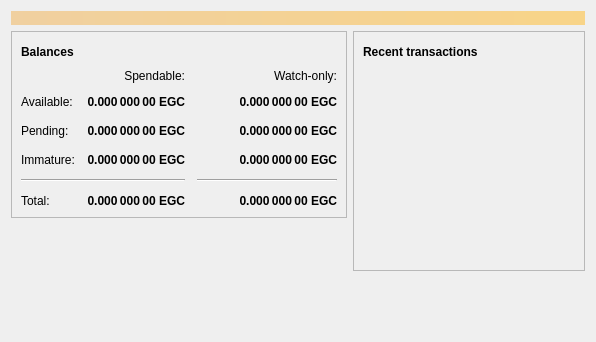
<?xml version="1.0" encoding="UTF-8"?>
<ui version="4.0">
 <class>OverviewPage</class>
 <widget class="QWidget" name="OverviewPage">
  <property name="geometry">
   <rect>
    <x>0</x>
    <y>0</y>
    <width>596</width>
    <height>342</height>
   </rect>
  </property>
  <property name="windowTitle">
   <string>Form</string>
  </property>
  <layout class="QVBoxLayout" name="topLayout">
   <item>
    <widget class="QLabel" name="labelAlerts">
     <property name="visible">
      <bool>false</bool>
     </property>
     <property name="styleSheet">
      <string notr="true">QLabel { background-color: qlineargradient(x1: 0, y1: 0, x2: 1, y2: 0, stop:0 #F0D0A0, stop:1 #F8D488); color:#000000; }</string>
     </property>
     <property name="wordWrap">
      <bool>true</bool>
     </property>
     <property name="margin">
      <number>3</number>
     </property>
     <property name="textInteractionFlags">
      <set>Qt::TextSelectableByMouse</set>
     </property>
    </widget>
   </item>
   <item>
    <layout class="QHBoxLayout" name="horizontalLayout" stretch="1,1">
     <item>
      <layout class="QVBoxLayout" name="verticalLayout_2">
       <item>
        <widget class="QFrame" name="frame">
         <property name="frameShape">
          <enum>QFrame::StyledPanel</enum>
         </property>
         <property name="frameShadow">
          <enum>QFrame::Raised</enum>
         </property>
         <layout class="QVBoxLayout" name="verticalLayout_4">
          <item>
           <layout class="QHBoxLayout" name="horizontalLayout_4">
            <item>
             <widget class="QLabel" name="label_5">
              <property name="font">
               <font>
                <weight>75</weight>
                <bold>true</bold>
               </font>
              </property>
              <property name="text">
               <string>Balances</string>
              </property>
             </widget>
            </item>
            <item>
             <widget class="QPushButton" name="labelWalletStatus">
              <property name="enabled">
               <bool>true</bool>
              </property>
              <property name="maximumSize">
               <size>
                <width>30</width>
                <height>16777215</height>
               </size>
              </property>
              <property name="toolTip">
               <string>The displayed information may be out of date. Your wallet automatically synchronizes with the Egoldchain network after a connection is established, but this process has not completed yet.</string>
              </property>
              <property name="text">
               <string/>
              </property>
              <property name="icon">
               <iconset resource="../bitcoin.qrc">
                <normaloff>:/icons/warning</normaloff>
                <disabledoff>:/icons/warning</disabledoff>:/icons/warning</iconset>
              </property>
              <property name="iconSize">
               <size>
                <width>24</width>
                <height>24</height>
               </size>
              </property>
              <property name="flat">
               <bool>true</bool>
              </property>
             </widget>
            </item>
            <item>
             <spacer name="horizontalSpacer_3">
              <property name="orientation">
               <enum>Qt::Horizontal</enum>
              </property>
              <property name="sizeHint" stdset="0">
               <size>
                <width>40</width>
                <height>20</height>
               </size>
              </property>
             </spacer>
            </item>
           </layout>
          </item>
          <item>
           <layout class="QGridLayout" name="gridLayout">
            <property name="spacing">
             <number>12</number>
            </property>
            <item row="2" column="2">
             <widget class="QLabel" name="labelWatchPending">
              <property name="font">
               <font>
                <weight>75</weight>
                <bold>true</bold>
               </font>
              </property>
              <property name="cursor">
               <cursorShape>IBeamCursor</cursorShape>
              </property>
              <property name="toolTip">
               <string>Unconfirmed transactions to watch-only addresses</string>
              </property>
              <property name="text">
               <string notr="true">0.000 000 00 EGC</string>
              </property>
              <property name="alignment">
               <set>Qt::AlignRight|Qt::AlignTrailing|Qt::AlignVCenter</set>
              </property>
              <property name="textInteractionFlags">
               <set>Qt::LinksAccessibleByMouse|Qt::TextSelectableByKeyboard|Qt::TextSelectableByMouse</set>
              </property>
             </widget>
            </item>
            <item row="2" column="1">
             <widget class="QLabel" name="labelUnconfirmed">
              <property name="font">
               <font>
                <weight>75</weight>
                <bold>true</bold>
               </font>
              </property>
              <property name="cursor">
               <cursorShape>IBeamCursor</cursorShape>
              </property>
              <property name="toolTip">
               <string>Total of transactions that have yet to be confirmed, and do not yet count toward the spendable balance</string>
              </property>
              <property name="text">
               <string notr="true">0.000 000 00 EGC</string>
              </property>
              <property name="alignment">
               <set>Qt::AlignRight|Qt::AlignTrailing|Qt::AlignVCenter</set>
              </property>
              <property name="textInteractionFlags">
               <set>Qt::LinksAccessibleByMouse|Qt::TextSelectableByKeyboard|Qt::TextSelectableByMouse</set>
              </property>
             </widget>
            </item>
            <item row="3" column="2">
             <widget class="QLabel" name="labelWatchImmature">
              <property name="font">
               <font>
                <weight>75</weight>
                <bold>true</bold>
               </font>
              </property>
              <property name="cursor">
               <cursorShape>IBeamCursor</cursorShape>
              </property>
              <property name="toolTip">
               <string>Mined balance in watch-only addresses that has not yet matured</string>
              </property>
              <property name="text">
               <string notr="true">0.000 000 00 EGC</string>
              </property>
              <property name="alignment">
               <set>Qt::AlignRight|Qt::AlignTrailing|Qt::AlignVCenter</set>
              </property>
              <property name="textInteractionFlags">
               <set>Qt::LinksAccessibleByMouse|Qt::TextSelectableByKeyboard|Qt::TextSelectableByMouse</set>
              </property>
             </widget>
            </item>
            <item row="4" column="0" colspan="2">
             <widget class="Line" name="line">
              <property name="orientation">
               <enum>Qt::Horizontal</enum>
              </property>
             </widget>
            </item>
            <item row="4" column="2">
             <widget class="Line" name="lineWatchBalance">
              <property name="sizePolicy">
               <sizepolicy hsizetype="Preferred" vsizetype="Fixed">
                <horstretch>0</horstretch>
                <verstretch>0</verstretch>
               </sizepolicy>
              </property>
              <property name="minimumSize">
               <size>
                <width>140</width>
                <height>0</height>
               </size>
              </property>
              <property name="orientation">
               <enum>Qt::Horizontal</enum>
              </property>
             </widget>
            </item>
            <item row="5" column="0">
             <widget class="QLabel" name="labelTotalText">
              <property name="text">
               <string>Total:</string>
              </property>
             </widget>
            </item>
            <item row="3" column="1">
             <widget class="QLabel" name="labelImmature">
              <property name="font">
               <font>
                <weight>75</weight>
                <bold>true</bold>
               </font>
              </property>
              <property name="cursor">
               <cursorShape>IBeamCursor</cursorShape>
              </property>
              <property name="toolTip">
               <string>Mined balance that has not yet matured</string>
              </property>
              <property name="text">
               <string notr="true">0.000 000 00 EGC</string>
              </property>
              <property name="alignment">
               <set>Qt::AlignRight|Qt::AlignTrailing|Qt::AlignVCenter</set>
              </property>
              <property name="textInteractionFlags">
               <set>Qt::LinksAccessibleByMouse|Qt::TextSelectableByKeyboard|Qt::TextSelectableByMouse</set>
              </property>
             </widget>
            </item>
            <item row="2" column="3">
             <spacer name="horizontalSpacer_2">
              <property name="orientation">
               <enum>Qt::Horizontal</enum>
              </property>
              <property name="sizeHint" stdset="0">
               <size>
                <width>40</width>
                <height>20</height>
               </size>
              </property>
             </spacer>
            </item>
            <item row="3" column="0">
             <widget class="QLabel" name="labelImmatureText">
              <property name="text">
               <string>Immature:</string>
              </property>
             </widget>
            </item>
            <item row="5" column="1">
             <widget class="QLabel" name="labelTotal">
              <property name="font">
               <font>
                <weight>75</weight>
                <bold>true</bold>
               </font>
              </property>
              <property name="cursor">
               <cursorShape>IBeamCursor</cursorShape>
              </property>
              <property name="toolTip">
               <string>Your current total balance</string>
              </property>
              <property name="text">
               <string notr="true">0.000 000 00 EGC</string>
              </property>
              <property name="alignment">
               <set>Qt::AlignRight|Qt::AlignTrailing|Qt::AlignVCenter</set>
              </property>
              <property name="textInteractionFlags">
               <set>Qt::LinksAccessibleByMouse|Qt::TextSelectableByKeyboard|Qt::TextSelectableByMouse</set>
              </property>
             </widget>
            </item>
            <item row="5" column="2">
             <widget class="QLabel" name="labelWatchTotal">
              <property name="font">
               <font>
                <weight>75</weight>
                <bold>true</bold>
               </font>
              </property>
              <property name="cursor">
               <cursorShape>IBeamCursor</cursorShape>
              </property>
              <property name="toolTip">
               <string>Current total balance in watch-only addresses</string>
              </property>
              <property name="text">
               <string notr="true">0.000 000 00 EGC</string>
              </property>
              <property name="alignment">
               <set>Qt::AlignRight|Qt::AlignTrailing|Qt::AlignVCenter</set>
              </property>
              <property name="textInteractionFlags">
               <set>Qt::LinksAccessibleByMouse|Qt::TextSelectableByKeyboard|Qt::TextSelectableByMouse</set>
              </property>
             </widget>
            </item>
            <item row="0" column="2">
             <widget class="QLabel" name="labelWatchonly">
              <property name="text">
               <string>Watch-only:</string>
              </property>
              <property name="alignment">
               <set>Qt::AlignRight|Qt::AlignTrailing|Qt::AlignVCenter</set>
              </property>
             </widget>
            </item>
            <item row="1" column="0">
             <widget class="QLabel" name="labelBalanceText">
              <property name="text">
               <string>Available:</string>
              </property>
             </widget>
            </item>
            <item row="1" column="1">
             <widget class="QLabel" name="labelBalance">
              <property name="font">
               <font>
                <weight>75</weight>
                <bold>true</bold>
               </font>
              </property>
              <property name="cursor">
               <cursorShape>IBeamCursor</cursorShape>
              </property>
              <property name="toolTip">
               <string>Your current spendable balance</string>
              </property>
              <property name="text">
               <string notr="true">0.000 000 00 EGC</string>
              </property>
              <property name="alignment">
               <set>Qt::AlignRight|Qt::AlignTrailing|Qt::AlignVCenter</set>
              </property>
              <property name="textInteractionFlags">
               <set>Qt::LinksAccessibleByMouse|Qt::TextSelectableByKeyboard|Qt::TextSelectableByMouse</set>
              </property>
             </widget>
            </item>
            <item row="1" column="2">
             <widget class="QLabel" name="labelWatchAvailable">
              <property name="font">
               <font>
                <weight>75</weight>
                <bold>true</bold>
               </font>
              </property>
              <property name="cursor">
               <cursorShape>IBeamCursor</cursorShape>
              </property>
              <property name="toolTip">
               <string>Your current balance in watch-only addresses</string>
              </property>
              <property name="text">
               <string notr="true">0.000 000 00 EGC</string>
              </property>
              <property name="alignment">
               <set>Qt::AlignRight|Qt::AlignTrailing|Qt::AlignVCenter</set>
              </property>
              <property name="textInteractionFlags">
               <set>Qt::LinksAccessibleByMouse|Qt::TextSelectableByKeyboard|Qt::TextSelectableByMouse</set>
              </property>
             </widget>
            </item>
            <item row="2" column="0">
             <widget class="QLabel" name="labelPendingText">
              <property name="text">
               <string>Pending:</string>
              </property>
             </widget>
            </item>
            <item row="0" column="1">
             <widget class="QLabel" name="labelSpendable">
              <property name="text">
               <string>Spendable:</string>
              </property>
              <property name="alignment">
               <set>Qt::AlignRight|Qt::AlignTrailing|Qt::AlignVCenter</set>
              </property>
             </widget>
            </item>
           </layout>
          </item>
         </layout>
        </widget>
       </item>
       <item>
        <spacer name="verticalSpacer">
         <property name="orientation">
          <enum>Qt::Vertical</enum>
         </property>
         <property name="sizeHint" stdset="0">
          <size>
           <width>20</width>
           <height>40</height>
          </size>
         </property>
        </spacer>
       </item>
      </layout>
     </item>
     <item>
      <layout class="QVBoxLayout" name="verticalLayout_3">
       <item>
        <widget class="QFrame" name="frame_2">
         <property name="frameShape">
          <enum>QFrame::StyledPanel</enum>
         </property>
         <property name="frameShadow">
          <enum>QFrame::Raised</enum>
         </property>
         <layout class="QVBoxLayout" name="verticalLayout">
          <item>
           <layout class="QHBoxLayout" name="horizontalLayout_2">
            <item>
             <widget class="QLabel" name="label_4">
              <property name="font">
               <font>
                <weight>75</weight>
                <bold>true</bold>
               </font>
              </property>
              <property name="text">
               <string>Recent transactions</string>
              </property>
             </widget>
            </item>
            <item>
             <widget class="QPushButton" name="labelTransactionsStatus">
              <property name="enabled">
               <bool>true</bool>
              </property>
              <property name="maximumSize">
               <size>
                <width>30</width>
                <height>16777215</height>
               </size>
              </property>
              <property name="toolTip">
               <string>The displayed information may be out of date. Your wallet automatically synchronizes with the Egoldchain network after a connection is established, but this process has not completed yet.</string>
              </property>
              <property name="text">
               <string/>
              </property>
              <property name="icon">
               <iconset resource="../bitcoin.qrc">
                <normaloff>:/icons/warning</normaloff>
                <disabledoff>:/icons/warning</disabledoff>:/icons/warning</iconset>
              </property>
              <property name="iconSize">
               <size>
                <width>24</width>
                <height>24</height>
               </size>
              </property>
              <property name="flat">
               <bool>true</bool>
              </property>
             </widget>
            </item>
            <item>
             <spacer name="horizontalSpacer">
              <property name="orientation">
               <enum>Qt::Horizontal</enum>
              </property>
              <property name="sizeHint" stdset="0">
               <size>
                <width>40</width>
                <height>20</height>
               </size>
              </property>
             </spacer>
            </item>
           </layout>
          </item>
          <item>
           <widget class="QListView" name="listTransactions">
            <property name="styleSheet">
             <string notr="true">QListView { background: transparent; }</string>
            </property>
            <property name="frameShape">
             <enum>QFrame::NoFrame</enum>
            </property>
            <property name="verticalScrollBarPolicy">
             <enum>Qt::ScrollBarAlwaysOff</enum>
            </property>
            <property name="horizontalScrollBarPolicy">
             <enum>Qt::ScrollBarAlwaysOff</enum>
            </property>
            <property name="selectionMode">
             <enum>QAbstractItemView::NoSelection</enum>
            </property>
           </widget>
          </item>
         </layout>
        </widget>
       </item>
       <item>
        <spacer name="verticalSpacer_2">
         <property name="orientation">
          <enum>Qt::Vertical</enum>
         </property>
         <property name="sizeHint" stdset="0">
          <size>
           <width>20</width>
           <height>40</height>
          </size>
         </property>
        </spacer>
       </item>
      </layout>
     </item>
    </layout>
   </item>
  </layout>
 </widget>
 <resources/>
 <connections/>
</ui>
